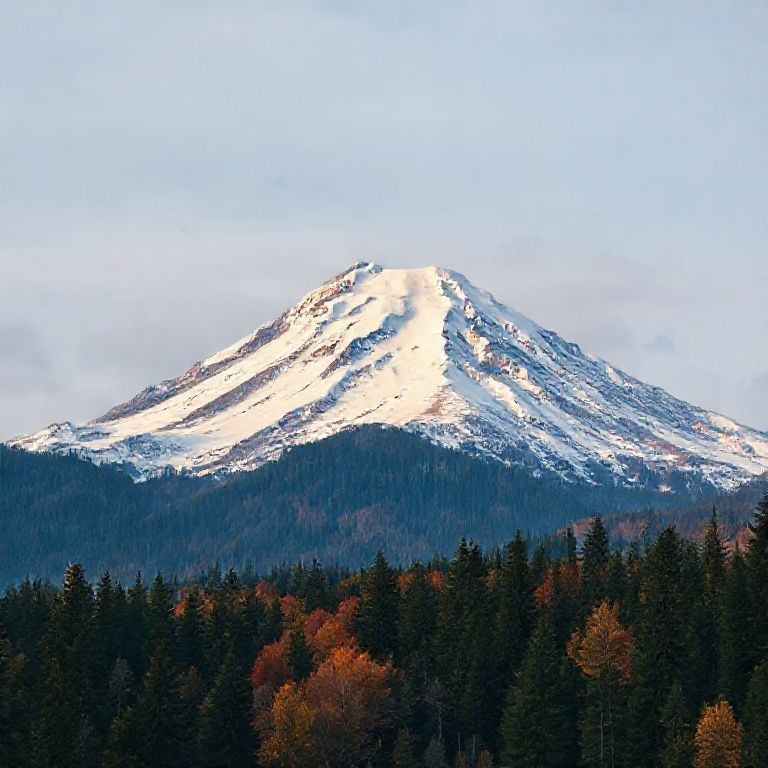
#> input picture image.jpeg, 768 x 768 px
$ python forensics_analyzer.py image.jpeg
#> lines starting #> are read from the running program, lines starting #| are printed output that depends on the picture
### image_loader.py
"""
Image Loader Module

Handles loading and validation of image files for forensic analysis.
"""

import os
from typing import List
import numpy as np
import cv2


# Supported image formats
SUPPORTED_FORMATS = ['.jpg', '.jpeg', '.png', '.bmp', '.tiff', '.tif', '.webp']


# [8 lines left out: function get_supported_formats, not called in this run]


def load_image(file_path: str) -> np.ndarray:
    """
    Load an image from the specified file path.

    Args:
        file_path: Path to the image file

    Returns:
        numpy array containing the image data in RGB format

    Raises:
        FileNotFoundError: If the image file does not exist
        ValueError: If the image format is unsupported
        IOError: If the image file is corrupted
    """
#> called with file_path = 'image.jpeg'
    # Check if file exists
    if not os.path.exists(file_path):
        raise FileNotFoundError(f"Image file not found: {file_path}")

    # Check if file has a supported extension
    _, ext = os.path.splitext(file_path)
    if ext.lower() not in SUPPORTED_FORMATS:
        supported_str = ', '.join(SUPPORTED_FORMATS)
        raise ValueError(
            f"Unsupported image format: {ext}. "
            f"Supported formats are: {supported_str}"
        )

    # Try to load the image
    try:
        # Load image using OpenCV
        image = cv2.imread(file_path, cv2.IMREAD_UNCHANGED)
#> image is the input picture: shape (768, 768, 3); mean B, G, R 145.9, 137.1, 125.9

        # Check if image was loaded successfully
        if image is None:
            raise IOError(f"Failed to load image. The file may be corrupted: {file_path}")

        # Convert BGR to RGB if image is color
        if len(image.shape) == 3:
            if image.shape[2] == 3:
                # BGR to RGB
                image = cv2.cvtColor(image, cv2.COLOR_BGR2RGB)
#| Image loaded successfully. Shape: (768, 768, 3)
            elif image.shape[2] == 4:
                # BGRA to RGBA
                image = cv2.cvtColor(image, cv2.COLOR_BGRA2RGBA)

        return image

    except cv2.error as e:
        raise IOError(f"Failed to load image. The file may be corrupted: {file_path}. Error: {str(e)}")
    except Exception as e:
        # Catch any other unexpected errors
        if isinstance(e, (FileNotFoundError, ValueError, IOError)):
            raise
        raise IOError(f"Unexpected error loading image: {file_path}. Error: {str(e)}")

### noise_analysis.py
"""
Noise Analysis Module - Fixed SRM Approach

Generates Fixed SRM (Spatial Rich Model) high-pass filter noise maps to detect
spatial manipulation artifacts through predefined filter kernels.
"""

import numpy as np
from scipy import ndimage
from typing import Dict


def get_srm_kernels() -> Dict[str, np.ndarray]:
    """
    Get predefined SRM filter kernels for spatial artifact detection.

    Returns:
        Dictionary mapping kernel names to kernel arrays
    """
    kernels = {}

    # Basic SRM 3x3 high-pass kernel
    kernels['srm_3x3'] = np.array([
        [-1, 2, -1],
        [2, -4, 2],
        [-1, 2, -1]
    ], dtype=np.float32)

    # SPAM (Subtractive Pixel Adjacency Matrix) kernel
    kernels['spam'] = np.array([
        [0, 1, 0],
        [1, -4, 1],
        [0, 1, 0]
    ], dtype=np.float32)

    # Edge detection kernel for spatial inconsistencies
    kernels['edge'] = np.array([
        [-1, -1, -1],
        [-1, 8, -1],
        [-1, -1, -1]
    ], dtype=np.float32)

    # 5x5 SRM kernel for broader spatial context
    kernels['srm_5x5'] = np.array([
        [0, 0, -1, 0, 0],
        [0, -1, 2, -1, 0],
        [-1, 2, -4, 2, -1],
        [0, -1, 2, -1, 0],
        [0, 0, -1, 0, 0]
    ], dtype=np.float32)

    return kernels


def apply_srm_filter(image: np.ndarray, kernel_type: str = 'srm_3x3') -> np.ndarray:
    """
    Apply Fixed SRM high-pass filter to extract spatial manipulation artifacts.

    Args:
        image: Input image as numpy array (RGB or grayscale)
        kernel_type: Type of SRM kernel to use

    Returns:
        SRM filtered residual as numpy array with same shape as input
    """
#> called with kernel_type = 'srm_3x3'
    # Get the specified kernel
    kernels = get_srm_kernels()
    if kernel_type not in kernels:
        raise ValueError(f"Unknown kernel type: {kernel_type}. Available: {list(kernels.keys())}")

    kernel = kernels[kernel_type]

    # Convert to float for accurate computation
    image_float = image.astype(np.float32)

    # Apply SRM filter
    if len(image.shape) == 3:
        # RGB image - apply to each channel separately
        filtered = np.zeros_like(image_float)
        for channel in range(image.shape[2]):
            filtered[:, :, channel] = ndimage.convolve(
                image_float[:, :, channel], kernel, mode='reflect'
            )
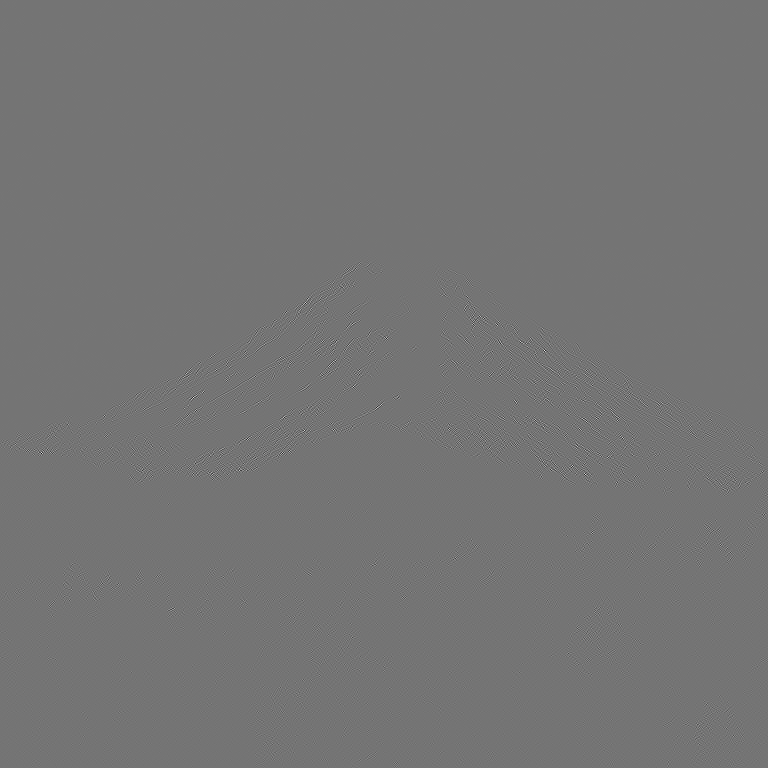
#> filtered: shape (768, 768, 3) float32; mean R, G, B 0, 0, 0; drawn with min black and max white
    else:
        # Grayscale image
        filtered = ndimage.convolve(image_float, kernel, mode='reflect')

    return filtered


def generate_srm_noise_map(image: np.ndarray, kernel_type: str = 'srm_3x3') -> np.ndarray:
    """
    Generate a Fixed SRM high-pass filter noise map to reveal spatial manipulation artifacts.

    Args:
        image: Input image as numpy array (RGB or grayscale)
        kernel_type: Type of SRM kernel to use ('srm_3x3', 'spam', 'edge', 'srm_5x5')

    Returns:
        Fixed SRM filtered noise map as numpy array with same dimensions as input,
        normalized to [0, 1] for visualization
    """
    # Apply SRM filter to extract spatial artifacts
    srm_residual = apply_srm_filter(image, kernel_type)

    # Take absolute value to show artifact magnitude
    noise_map = np.abs(srm_residual)

    # If RGB, convert to grayscale for visualization
    if len(noise_map.shape) == 3:
        # Average across channels
        noise_map = np.mean(noise_map, axis=2)
#> noise_map: shape (768, 768) float32

    # Normalize for visualization (0 to 1 range)
    if noise_map.max() > 0:
        noise_map = noise_map / noise_map.max()

    return noise_map

### color_analysis.py
"""
Color Analysis Module

Analyzes color distribution and detects anomalies that may indicate
image manipulation through splicing or cloning.

Implements color difference and chromatic residual analysis to detect
color-based manipulation artifacts and inconsistencies.
"""

import numpy as np


def compute_channel_differences(image: np.ndarray) -> np.ndarray:
    """
    Compute differences between color channels (R-G, G-B, B-R).

    Args:
        image: Input image as numpy array (RGB, values 0-255)

    Returns:
        Channel difference maps as numpy array with shape (height, width, 3)
        where channels represent R-G, G-B, B-R differences
    """
    if len(image.shape) != 3 or image.shape[2] != 3:
        raise ValueError("Input image must be RGB with 3 channels")

    # Convert to float to handle negative differences
    image_float = image.astype(np.float32)

    # Extract individual channels
    R = image_float[:, :, 0]
    G = image_float[:, :, 1]
    B = image_float[:, :, 2]
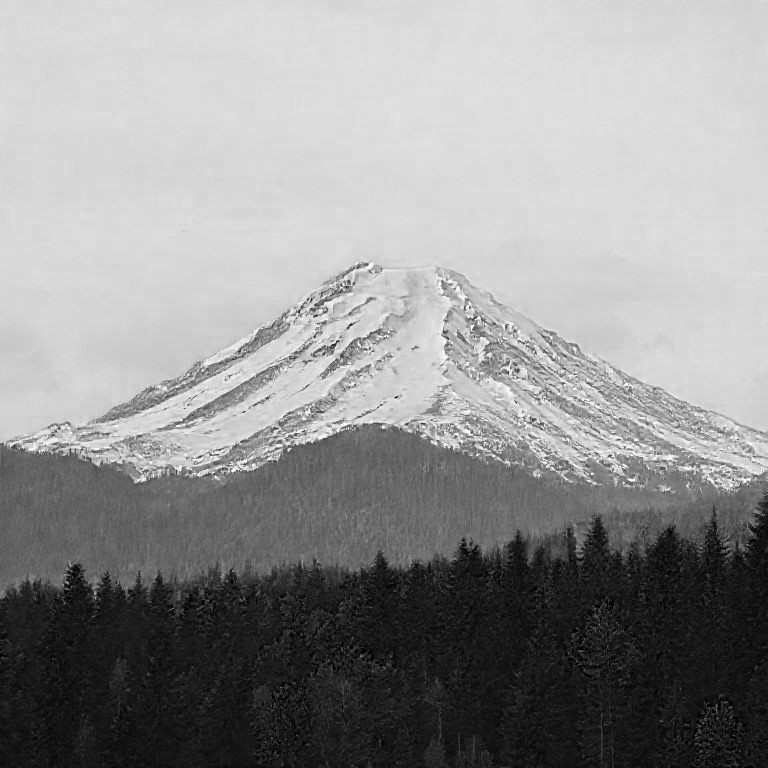
#> B: shape (768, 768) float32; min 0, max 255, mean 145.9

    # Compute channel differences
    R_minus_G = R - G
    G_minus_B = G - B
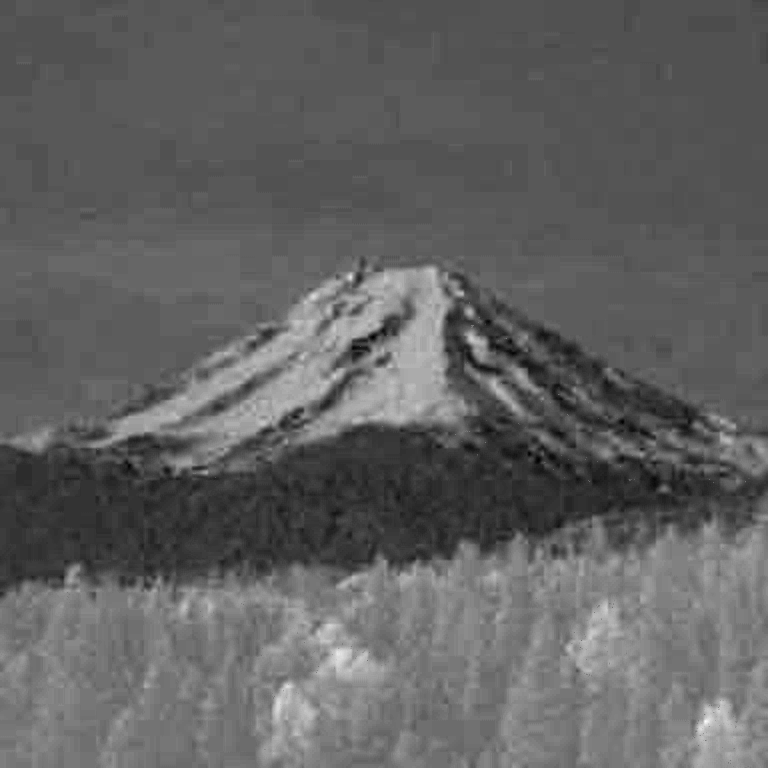
#> G_minus_B: shape (768, 768) float32; min -51, max 59, mean -8.8; drawn with min black and max white
    B_minus_R = B - R
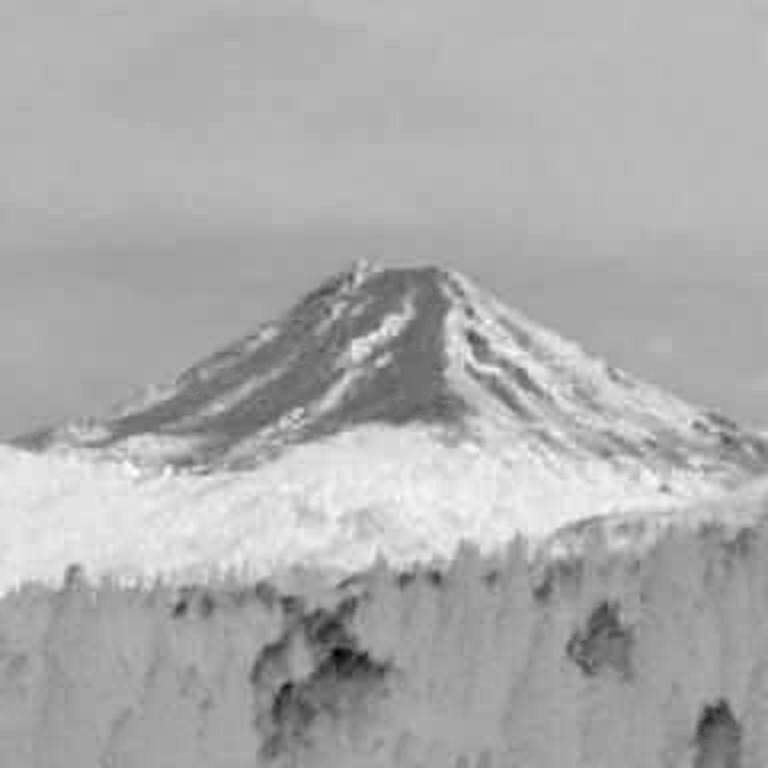
#> B_minus_R: shape (768, 768) float32; min -146, max 99, mean 20; drawn with min black and max white

    # Stack differences into a 3-channel array
    differences = np.stack([R_minus_G, G_minus_B, B_minus_R], axis=2)
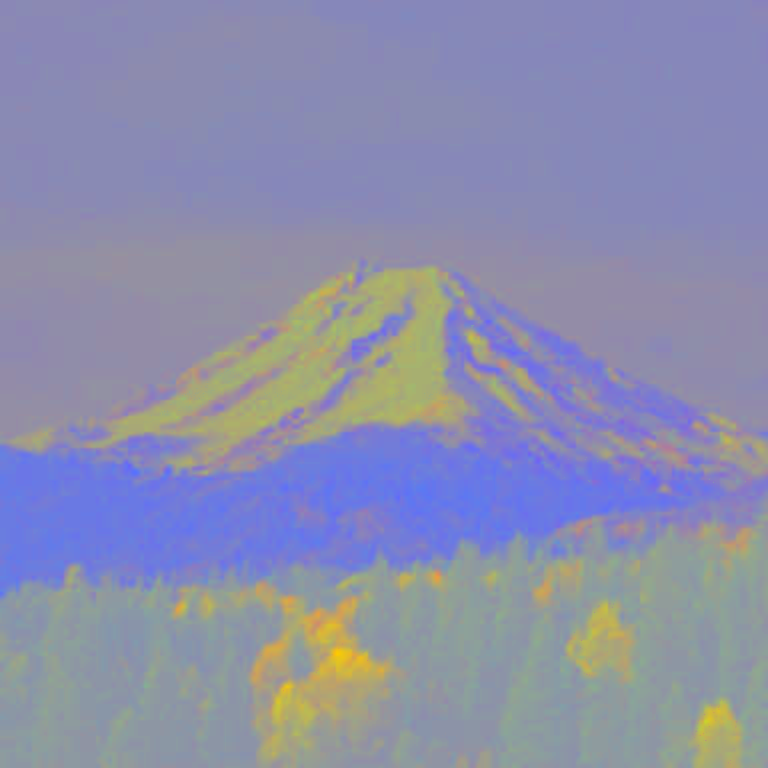
#> differences: shape (768, 768, 3) float32; mean R, G, B -11.2, -8.8, 20; drawn with min black and max white

    return differences


def extract_chromatic_residuals(image: np.ndarray) -> np.ndarray:
    """
    Extract chromatic residuals that reveal color inconsistencies.

    Chromatic residuals are computed by removing the luminance component
    and analyzing the remaining chromatic information for manipulation artifacts.

    Args:
        image: Input image as numpy array (RGB)

    Returns:
        Chromatic residual map as numpy array
    """
    if len(image.shape) != 3 or image.shape[2] != 3:
        raise ValueError("Input image must be RGB with 3 channels")

    # Convert to float for processing
    image_float = image.astype(np.float32) / 255.0

    # Extract RGB channels
    R = image_float[:, :, 0]
    G = image_float[:, :, 1]
    B = image_float[:, :, 2]

    # Compute luminance (grayscale) using standard weights
    luminance = 0.299 * R + 0.587 * G + 0.114 * B

    # Compute chromatic residuals by subtracting luminance from each channel
    # This reveals color information independent of brightness
    chrom_R = R - luminance
    chrom_G = G - luminance
    chrom_B = B - luminance

    # Stack chromatic residuals
    chromatic_residuals = np.stack([chrom_R, chrom_G, chrom_B], axis=2)

    # Normalize to [0, 1] range for visualization
    # Add 0.5 to center around 0.5 (since residuals can be negative)
    chromatic_residuals = chromatic_residuals + 0.5
    chromatic_residuals = np.clip(chromatic_residuals, 0, 1)

    return chromatic_residuals


def generate_color_difference_map(image: np.ndarray) -> np.ndarray:
    """
    Generate a color difference map between color channels.

    Args:
        image: Input image as numpy array (RGB)

    Returns:
        Color difference map as numpy array
    """
    # Compute channel differences
    differences = compute_channel_differences(image)

    # Compute magnitude of differences for visualization
    # Take absolute values and combine channels
    abs_differences = np.abs(differences)
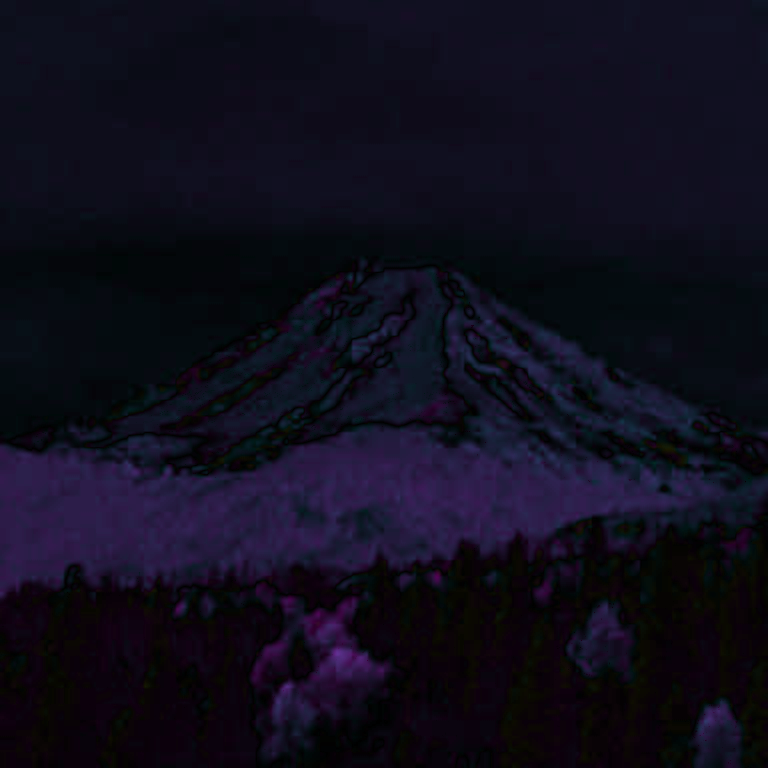
#> abs_differences: shape (768, 768, 3) float32; mean R, G, B 15.4, 13.3, 27.4

    # Combine the three difference channels into a single map
    # Use the maximum difference across channels for each pixel
    difference_map = np.max(abs_differences, axis=2)

    # Normalize to [0, 1] for visualization
    if difference_map.max() > 0:
        difference_map = difference_map / difference_map.max()
#> (the rest of the program and of its run is left out)
